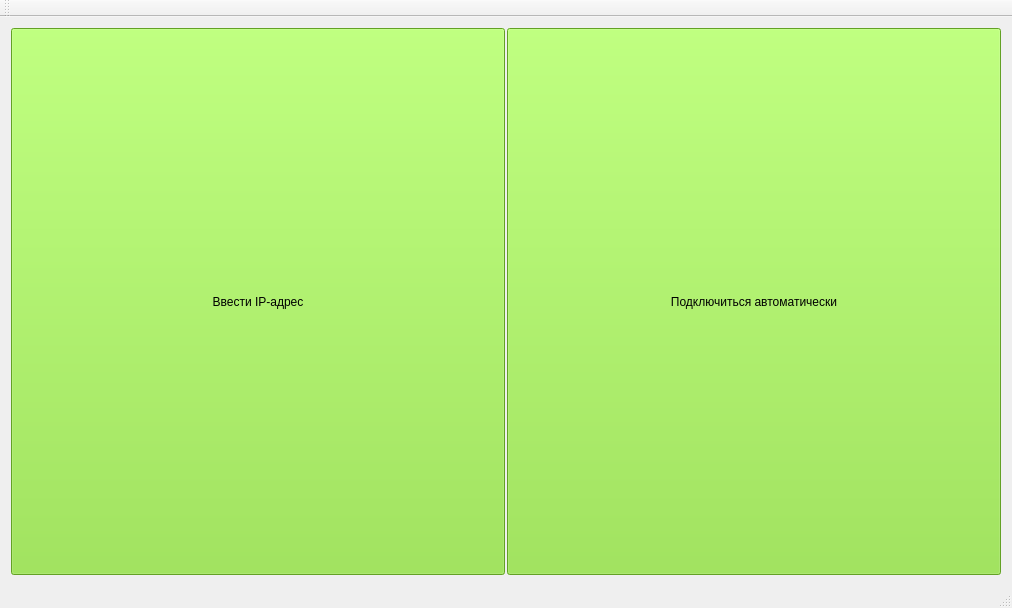
<?xml version="1.0" encoding="UTF-8"?>
<ui version="4.0">
 <class>P2Pchat</class>
 <widget class="QMainWindow" name="P2Pchat">
  <property name="geometry">
   <rect>
    <x>0</x>
    <y>0</y>
    <width>1012</width>
    <height>608</height>
   </rect>
  </property>
  <property name="windowTitle">
   <string>P2Pchat</string>
  </property>
  <widget class="QWidget" name="centralWidget">
   <layout class="QGridLayout" name="gridLayout">
    <item row="0" column="0">
     <layout class="QHBoxLayout" name="horizontalLayout">
      <property name="spacing">
       <number>2</number>
      </property>
      <item>
       <widget class="QPushButton" name="connectFromIP">
        <property name="sizePolicy">
         <sizepolicy hsizetype="Expanding" vsizetype="Expanding">
          <horstretch>0</horstretch>
          <verstretch>0</verstretch>
         </sizepolicy>
        </property>
        <property name="styleSheet">
         <string notr="true">font: 20pt &quot;Ubuntu Condensed&quot;;
background-color: rgb(138, 226, 52);</string>
        </property>
        <property name="text">
         <string>Ввести IP-адрес</string>
        </property>
       </widget>
      </item>
      <item>
       <widget class="QPushButton" name="connectAutomatically">
        <property name="sizePolicy">
         <sizepolicy hsizetype="Expanding" vsizetype="Expanding">
          <horstretch>0</horstretch>
          <verstretch>0</verstretch>
         </sizepolicy>
        </property>
        <property name="styleSheet">
         <string notr="true">font: 20pt &quot;Ubuntu Condensed&quot;;
background-color: rgb(138, 226, 52);</string>
        </property>
        <property name="text">
         <string>Подключиться автоматически</string>
        </property>
       </widget>
      </item>
     </layout>
    </item>
   </layout>
  </widget>
  <widget class="QMenuBar" name="menuBar">
   <property name="geometry">
    <rect>
     <x>0</x>
     <y>0</y>
     <width>1012</width>
     <height>22</height>
    </rect>
   </property>
  </widget>
  <widget class="QToolBar" name="mainToolBar">
   <attribute name="toolBarArea">
    <enum>TopToolBarArea</enum>
   </attribute>
   <attribute name="toolBarBreak">
    <bool>false</bool>
   </attribute>
  </widget>
  <widget class="QStatusBar" name="statusBar"/>
 </widget>
 <layoutdefault spacing="6" margin="11"/>
 <resources/>
 <connections/>
</ui>
